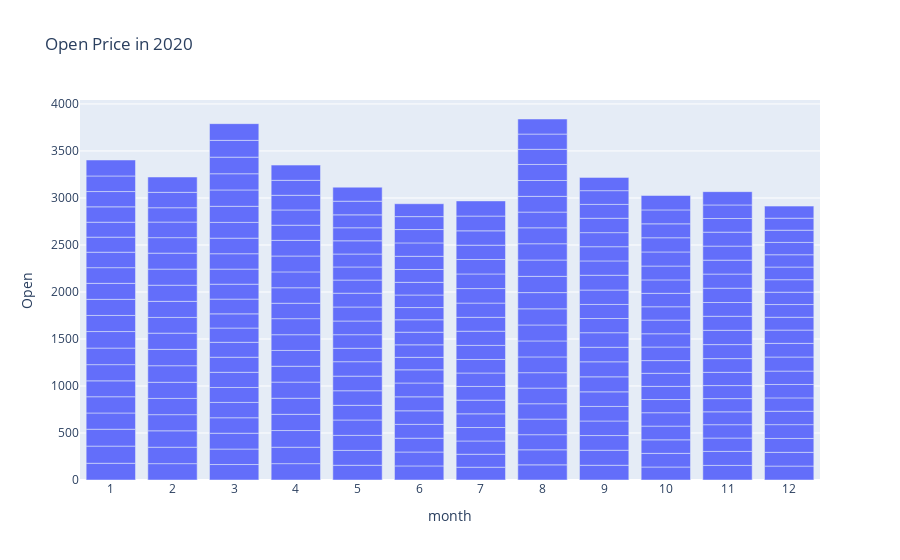

Write notebook code for a chart like this one.
### Code cell
df_2020 = df[df["year"] == 2022]
fig = px.bar(df_2020, x="month", y="Open", title="Open Price in 2022")
fig.update_xaxes(type="category")
fig.show()

### Figure 1 — Plotly figure (JSON) as saved in the notebook; plotly's stock layout.template omitted (floating-point values rounded to 4 significant figures; data arrays with more than 128 entries replaced by an {"elided": "..."} marker saying what was removed)
{"data": [{"alignmentgroup": "True", "hovertemplate": "month=%{x}<br>Open=%{y}<extra></extra>", "legendgroup": "", "marker": {"color": "#636efa", "pattern": {"shape": ""}}, "name": "", "offsetgroup": "", "orientation": "v", "showlegend": false, "textposition": "auto", "type": "bar", "x": {"elided": "251 int values"}, "xaxis": "x", "y": {"elided": "251 float values"}, "yaxis": "y"}], "layout": {"barmode": "relative", "legend": {"tracegroupgap": 0}, "title": {"text": "Open Price in 2020"}, "xaxis": {"anchor": "y", "domain": [0, 1], "title": {"text": "month"}, "type": "category"}, "yaxis": {"anchor": "x", "domain": [0, 1], "title": {"text": "Open"}}}}
